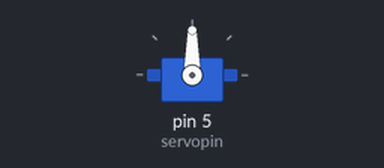
Simulated run of this sketch. Board: Arduino Uno, built with avr-gcc and run on an emulated ATmega328P. On the bench: servo.

Above: at 0.05 s.
Timing chart, 0 to 4.6 s (numbered marks = the images above):
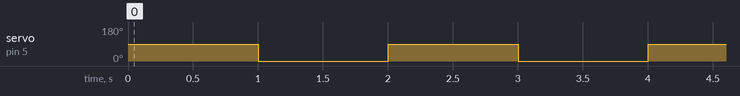

Measured:
- by itself, servo on pin 5 (servopin): alternates 90° for 1.0 s and 0° for 1.0 s

The sketch:

servo.ino
```cpp
#include<Servo.h>
# define servopin 5
Servo S;
void setup() {
  Serial.begin(11500);
  S.attach(servopin);
  }
void loop()
{
S.write(90);
delay(1000);
S.write(0);
delay(1000);
}
```
